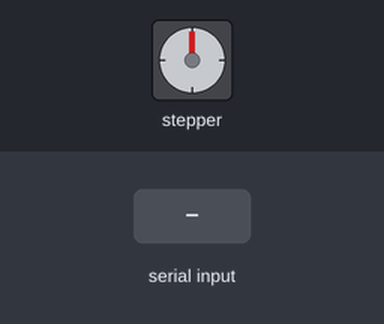
A sketch run on a simulated Arduino Uno, built with avr-gcc and run on an emulated ATmega328P. Parts: stepper motor. The test bench sets the inputs (shaded band). Stepper angles assume 2048 steps per turn; what the sketch prints to the serial monitor is not drawn.

Above: at 1.2 s.
1.3 s: "1" received over Serial
At 3.7 s:
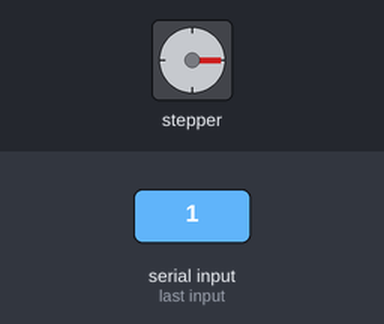
4.0 s: "2" received over Serial
At 6.76 s:
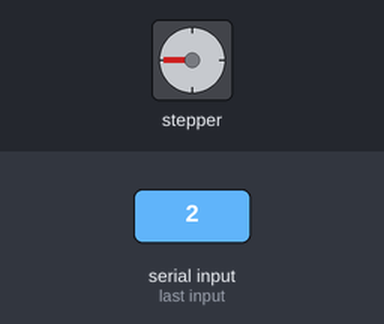
7.0 s: "3" received over Serial
At 7.47 s:
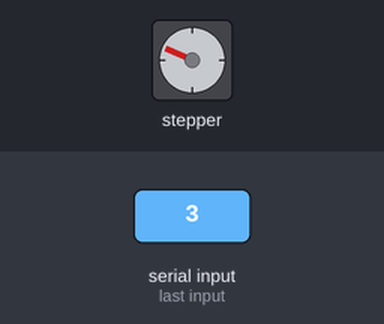
Timing chart, 0 to 13.5 s (numbered marks = the images above; inputs shaded):
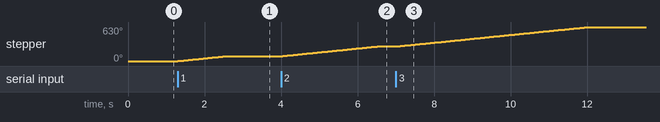

The sketch:

steppermotortestwithlib_512.ino
```cpp
   /*
  ULN2003-4Phase-Stepper-Motor-Driver
  modified on 06 Dec 2020
  by Amir Mohammad Shojaee @ Electropeak
  https://electropeak.com/learn/

  based on Arduino library
  trying new tepper code
*/

#include <Stepper.h>
const int stepsPerRevolution = 2048;
const int rpm = 12;
Stepper stepper1 = Stepper(stepsPerRevolution, 2, 3, 4, 5);

void setup() {
  stepper1.setSpeed(rpm);
  Serial.begin(9600); // opens serial port, sets data rate to 9600 bps

  Serial.println("Select rotation: ");
  Serial.println("1.1/4 forward");
  Serial.println("2.1/2 forward");
  Serial.println("3.full forward");
}

void loop() {
  if (Serial.available() > 0) {
    // read the incoming byte:
   int incomingByte = Serial.read();

  switch (incomingByte) {
    case '1':         // if input=1 ....... motors turn One_quarter
      One_quarter();
      break;
    case '2':         // if input=2 ....... motors turn One_half
      One_half();
      break;
    case '3':         // if input=1 ....... motors turn full
      full();
      break;
  }
  delay(200);
  incomingByte=0;
}

}

void One_quarter(){
  stepper1.step(stepsPerRevolution/4);
  delay(100);
}
void One_half(){
  stepper1.step(stepsPerRevolution/2);
  delay(100);
}
void full(){
  stepper1.step(stepsPerRevolution);
  delay(100);
}
```

Measured:
- after the input at 1.3 s, stepper: turns 90° clockwise in 1.3 s, starting at once
- after the input at 4.0 s, stepper: turns 180° clockwise in 2.5 s, starting at once
- after the input at 7.0 s, stepper: turns 360° clockwise in 5.0 s, starting at once
